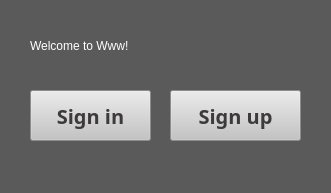
<?xml version="1.0" encoding="UTF-8"?>
<ui version="4.0">
 <class>MainWindow</class>
 <widget class="QMainWindow" name="MainWindow">
  <property name="geometry">
   <rect>
    <x>0</x>
    <y>0</y>
    <width>331</width>
    <height>193</height>
   </rect>
  </property>
  <property name="windowTitle">
   <string>MainWindow</string>
  </property>
  <property name="styleSheet">
   <string notr="true"> font:15px &quot;Courier New&quot;, Courier, monospace; 
 background-color:rgb(90, 90, 90); 
 </string>
  </property>
  <widget class="QWidget" name="centralwidget">
   <widget class="QLabel" name="label">
    <property name="geometry">
     <rect>
      <x>230</x>
      <y>180</y>
      <width>67</width>
      <height>17</height>
     </rect>
    </property>
    <property name="text">
     <string>TextLabel</string>
    </property>
   </widget>
   <widget class="QPushButton" name="pushButton">
    <property name="geometry">
     <rect>
      <x>30</x>
      <y>90</y>
      <width>121</width>
      <height>51</height>
     </rect>
    </property>
    <property name="styleSheet">
     <string notr="true"> font:20px Rufina; 
 font-weight:bold; 
 color:#3c3a3a; 
 background-color:#c4c4c4; </string>
    </property>
    <property name="text">
     <string>Sign in</string>
    </property>
   </widget>
   <widget class="QPushButton" name="pushButton_2">
    <property name="geometry">
     <rect>
      <x>170</x>
      <y>90</y>
      <width>131</width>
      <height>51</height>
     </rect>
    </property>
    <property name="styleSheet">
     <string notr="true"> font:20px Rufina; 
 font-weight:bold; 
 color:#3c3a3a; 
 background-color:#c4c4c4; </string>
    </property>
    <property name="text">
     <string>Sign up</string>
    </property>
   </widget>
   <widget class="QLabel" name="label_2">
    <property name="geometry">
     <rect>
      <x>30</x>
      <y>30</y>
      <width>271</width>
      <height>31</height>
     </rect>
    </property>
    <property name="styleSheet">
     <string notr="true">color:rgb(255, 255, 255);
font: 24pt &quot;Ubuntu&quot;;</string>
    </property>
    <property name="text">
     <string>Welcome to Www!</string>
    </property>
   </widget>
  </widget>
  <widget class="QMenuBar" name="menubar">
   <property name="geometry">
    <rect>
     <x>0</x>
     <y>0</y>
     <width>331</width>
     <height>23</height>
    </rect>
   </property>
  </widget>
  <widget class="QStatusBar" name="statusbar"/>
 </widget>
 <resources/>
 <connections/>
</ui>
